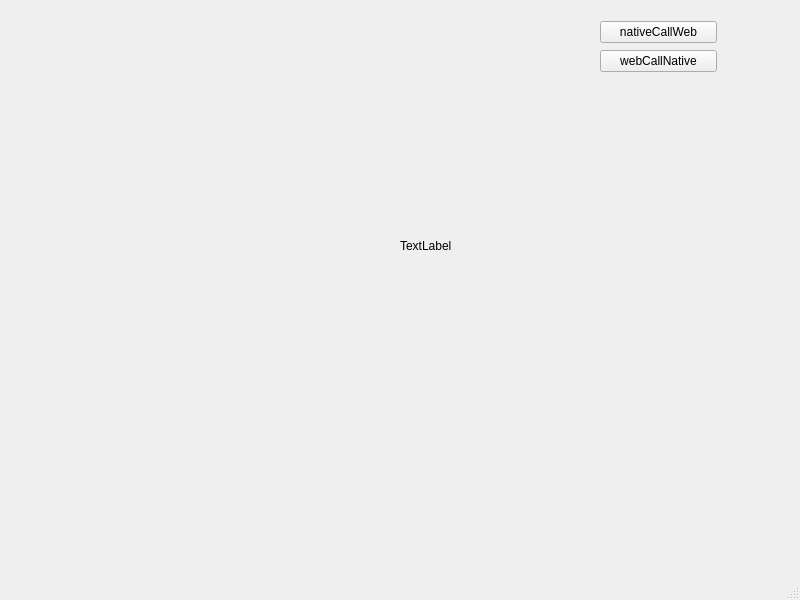
<?xml version="1.0" encoding="UTF-8"?>
<ui version="4.0">
 <class>MainWindow</class>
 <widget class="QMainWindow" name="MainWindow">
  <property name="geometry">
   <rect>
    <x>0</x>
    <y>0</y>
    <width>800</width>
    <height>600</height>
   </rect>
  </property>
  <property name="windowTitle">
   <string>MainWindow</string>
  </property>
  <widget class="QWidget" name="centralwidget">
   <widget class="QWidget" name="layoutWidget">
    <property name="geometry">
     <rect>
      <x>550</x>
      <y>0</y>
      <width>217</width>
      <height>94</height>
     </rect>
    </property>
    <layout class="QVBoxLayout" name="verticalLayout">
     <property name="leftMargin">
      <number>50</number>
     </property>
     <property name="topMargin">
      <number>20</number>
     </property>
     <property name="rightMargin">
      <number>50</number>
     </property>
     <property name="bottomMargin">
      <number>20</number>
     </property>
     <item>
      <widget class="QPushButton" name="nativeCallWebPushButton">
       <property name="text">
        <string>nativeCallWeb</string>
       </property>
      </widget>
     </item>
     <item>
      <widget class="QPushButton" name="webCallNativePushButton">
       <property name="text">
        <string>webCallNative</string>
       </property>
      </widget>
     </item>
    </layout>
   </widget>
   <widget class="QLabel" name="label">
    <property name="geometry">
     <rect>
      <x>400</x>
      <y>110</y>
      <width>381</width>
      <height>271</height>
     </rect>
    </property>
    <property name="text">
     <string>TextLabel</string>
    </property>
   </widget>
  </widget>
  <widget class="QMenuBar" name="menubar">
   <property name="geometry">
    <rect>
     <x>0</x>
     <y>0</y>
     <width>800</width>
     <height>24</height>
    </rect>
   </property>
  </widget>
  <widget class="QStatusBar" name="statusbar"/>
 </widget>
 <resources/>
 <connections>
  <connection>
   <sender>webCallNativePushButton</sender>
   <signal>clicked()</signal>
   <receiver>MainWindow</receiver>
   <slot>handleWebCallNativePushButtonClicked()</slot>
   <hints>
    <hint type="sourcelabel">
     <x>221</x>
     <y>196</y>
    </hint>
    <hint type="destinationlabel">
     <x>225</x>
     <y>268</y>
    </hint>
   </hints>
  </connection>
  <connection>
   <sender>nativeCallWebPushButton</sender>
   <signal>clicked()</signal>
   <receiver>MainWindow</receiver>
   <slot>handleNativeCallWebPushButtonClicked()</slot>
   <hints>
    <hint type="sourcelabel">
     <x>264</x>
     <y>162</y>
    </hint>
    <hint type="destinationlabel">
     <x>283</x>
     <y>97</y>
    </hint>
   </hints>
  </connection>
 </connections>
 <slots>
  <slot>handleNativeCallWebPushButtonClicked()</slot>
  <slot>handleWebCallNativePushButtonClicked()</slot>
 </slots>
</ui>
